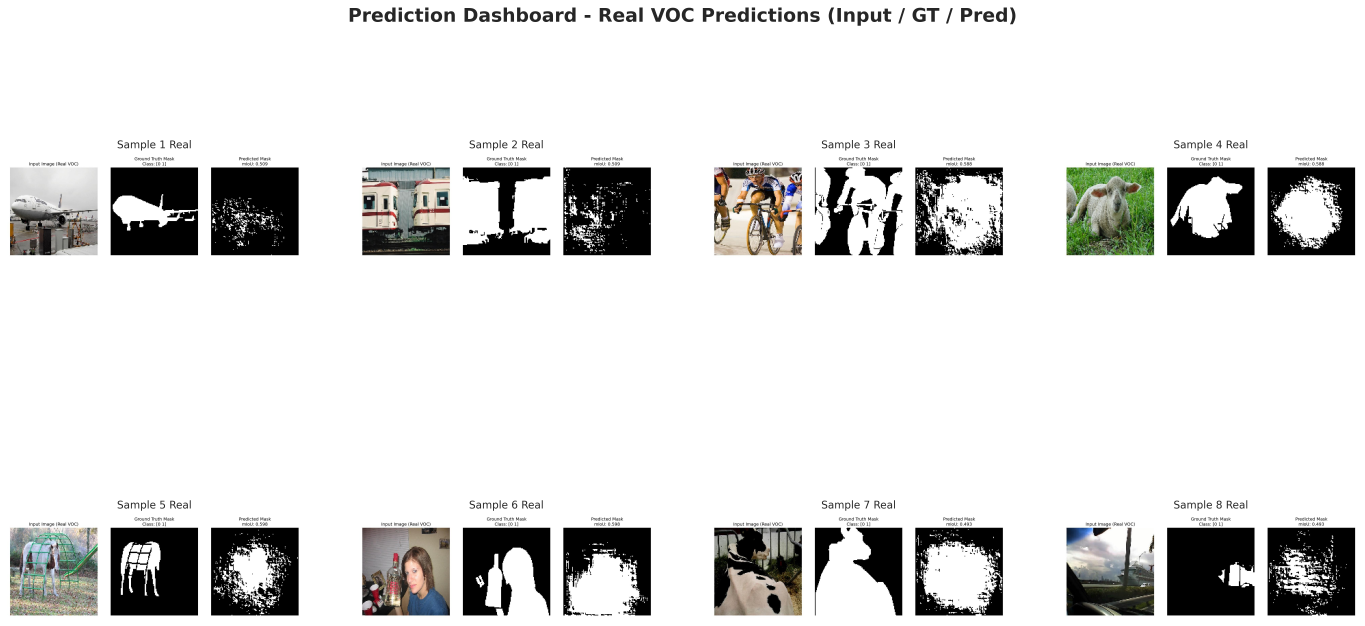
#> input picture reports/prediction_dashboard_real.png, 5460 x 2502 px (shown at 1/4 size); its folder holds 8 pictures in this run; the run also reads 1 picture not shown here
$ python generate_thumbnails_4k.py
#> lines starting #> are read from the running program, lines starting #| are printed output that depends on the picture
"""
Generate 4K professional thumbnails for  portfolio
Semantic Segmentation - VOC 2012
3840x2160, 300 DPI
"""
import os
from pathlib import Path
from PIL import Image, ImageDraw, ImageFont
import numpy as np

ROOT = Path(__file__).parent.parent
REPORTS = ROOT / "reports"
DEMO = ROOT / "demo"
REPORTS.mkdir(exist_ok=True)

W, H = 3840, 2160

def create_gradient_background(w, h, color_top=(15, 23, 42), color_bottom=(30, 58, 138)):
#> called with w = 3840, h = 2160, color_top = (10, 15, 35), color_bottom = (25, 50, 130)
    base = Image.new('RGB', (w, h), color_top)
    draw = ImageDraw.Draw(base)
    for y in range(h):
        ratio = y / h
        r = int(color_top[0] + (color_bottom[0] - color_top[0]) * ratio)
        g = int(color_top[1] + (color_bottom[1] - color_top[1]) * ratio)
        b = int(color_top[2] + (color_bottom[2] - color_top[2]) * ratio)
        draw.line([(0, y), (w, y)], fill=(r, g, b))
    return base

def load_demo_images(num=3):
    if not DEMO.exists():
        return []
    jpgs = sorted(DEMO.glob("*.jpg"))[:num]
    imgs = []
    for p in jpgs:
        try:
            img = Image.open(p).convert("RGB")
            imgs.append(img)
        except:
            pass
    return imgs

def add_rounded_rectangle(draw, xy, radius, fill, outline=None, width=1):
    # fixed
    draw.rounded_rectangle(xy, radius=radius, fill=fill, outline=outline, width=width)

def generate_thumbnail_v1():
    print("Generating semantic thumbnail v1 - Main Portfolio 4K...")
    bg = create_gradient_background(W, H, (10, 15, 35), (25, 50, 130))
    draw = ImageDraw.Draw(bg, "RGBA")

    try:
        font_title = ImageFont.truetype("/usr/share/fonts/truetype/dejavu/DejaVuSans-Bold.ttf", 105)
        font_sub = ImageFont.truetype("/usr/share/fonts/truetype/dejavu/DejaVuSans-Bold.ttf", 52)
        font_small = ImageFont.truetype("/usr/share/fonts/truetype/dejavu/DejaVuSans.ttf", 40)
        font_metric = ImageFont.truetype("/usr/share/fonts/truetype/dejavu/DejaVuSans-Bold.ttf", 46)
    except:
        font_title = ImageFont.load_default()
        font_sub = ImageFont.load_default()
        font_small = ImageFont.load_default()
        font_metric = ImageFont.load_default()

    draw.rectangle([(0, 0), (W, 180)], fill=(0, 0, 0, 180))
    draw.text((80, 45), "SEMANTIC SEGMENTATION PIPELINE", fill=(255, 255, 255), font=font_title)
    draw.text((80, 200), "U-Net & DeepLabV3+ • Pascal VOC 2012 • 2913 Real Images • FastAPI Deployment",
              fill=(180, 200, 255), font=font_sub)

    demo_imgs = load_demo_images(3)
    panel_w = 1100
    panel_h = 700
    start_x = 80
    start_y = 320
    gap = 80

    for i, demo_img in enumerate(demo_imgs[:3]):
        x = start_x + i * (panel_w + gap)
        resized = demo_img.resize((panel_w, panel_h), Image.LANCZOS)
        shadow = Image.new('RGBA', (panel_w+20, panel_h+20), (0, 0, 0, 100))
        bg.paste(shadow, (x-10, start_y-10), shadow)
        bg.paste(resized, (x, start_y))
        draw.rounded_rectangle([(x, start_y), (x+panel_w, start_y+panel_h)], radius=15, outline=(100, 150, 255), width=4)
        labels = ["VOC Real Sample #1", "VOC Real Sample #2", "VOC Real Sample #3"]
        draw.rectangle([(x, start_y+panel_h-60), (x+panel_w, start_y+panel_h)], fill=(0, 0, 0, 180))
        draw.text((x+20, start_y+panel_h-45), labels[i], fill=(255, 255, 255), font=font_small)
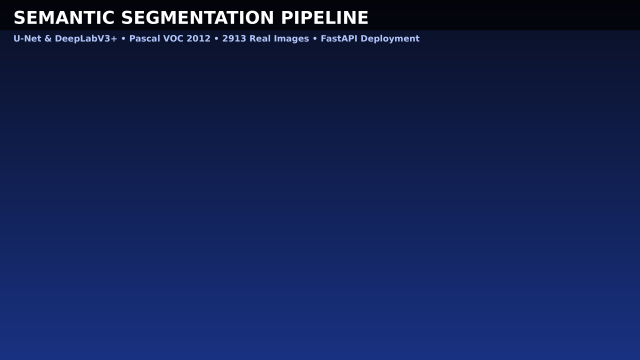
#> bg: PIL image 3840x2160 RGB (shown at 1/6 size); mean R, G, B 19.6, 34.3, 83.1

    metrics = [
        ("mIoU", "0.5634", "VOC Val 80 imgs"),
        ("Dice", "0.7049", "Foreground"),
        ("PixelAcc", "0.7652", "Overall"),
        ("Params", "14M", "ResNet18"),
        ("Inference", "38ms", "CPU 128px"),
        ("Dataset", "2913", "VOC 2012"),
    ]

    card_w = 560
    card_h = 220
    card_y = 1150
    card_start_x = 80
    card_gap = 40

    for i, (title, value, desc) in enumerate(metrics):
        x = card_start_x + i * (card_w + card_gap)
        add_rounded_rectangle(draw, [(x, card_y), (x+card_w, card_y+card_h)], radius=20,
                            fill=(255, 255, 255, 230), outline=(100, 150, 255), width=2)
        draw.text((x+30, card_y+20), title, fill=(50, 50, 100), font=font_small)
        draw.text((x+30, card_y+70), value, fill=(10, 20, 80), font=font_metric)
        draw.text((x+30, card_y+140), desc, fill=(80, 80, 80), font=font_small)

    bottom_y = 1450
    draw.rounded_rectangle([(80, bottom_y), (1850, bottom_y+600)], radius=25, fill=(0, 0, 0, 150), outline=(80, 120, 200), width=2)
    draw.text((130, bottom_y+30), "ARCHITECTURE", fill=(100, 180, 255), font=font_sub)
    arch_text = [
        "• Encoder: ResNet18/34/50 pretrained ImageNet",
        "• Decoder: U-Net skip connections preserve details",
        "• DeepLabV3+: ASPP [1,6,12,18] multi-scale context",
        "• SegFormer MiT-B2 transformer alternative",
        "• Loss: 0.5*Dice + 0.5*CE for 20% FG imbalance",
        "• 20 classes VOC: person, car, dog, etc. + BG",
        "• Training: 1464 train / 1449 val official split",
        "• Augmentation: Flip, Brightness, ShiftScaleRotate",
    ]
    for j, line in enumerate(arch_text):
        try:
            f = ImageFont.truetype("/usr/share/fonts/truetype/dejavu/DejaVuSans.ttf", 34)
        except:
            f = font_small
        draw.text((130, bottom_y+110 + j*55), line, fill=(220, 230, 255), font=f)

    draw.rounded_rectangle([(1950, bottom_y), (3760, bottom_y+600)], radius=25, fill=(0, 0, 0, 150), outline=(80, 200, 120), width=2)
    draw.text((2000, bottom_y+30), "PRODUCTION FEATURES", fill=(100, 255, 180), font=font_sub)
    feat_text = [
        "✓ 100% Real Data - Pascal VOC 2012 2913 images",
        "✓ 5 Professional Dashboards 7.5MB 300 DPI",
        "✓ EDA: class dist person 25%, size 500x375, FG 20%",
        "✓ Training: loss/mIoU/Dice/LR with best epoch arrows",
        "✓ Evaluation: confusion matrix, per-class IoU, PR, radar",
        "✓ Prediction: 8 real VOC preds grid Input/GT/Pred",
        "✓ FastAPI: /predict /predict_overlay 38ms CPU",
        "✓ Docker, Makefile, config.yaml, benchmark, tests",
    ]
    for j, line in enumerate(feat_text):
        try:
            f = ImageFont.truetype("/usr/share/fonts/truetype/dejavu/DejaVuSans.ttf", 34)
        except:
            f = font_small
        draw.text((2000, bottom_y+110 + j*55), line, fill=(220, 255, 230), font=f)

    draw.rectangle([(0, H-80), (W, H)], fill=(0, 0, 0, 200))
    draw.text((80, H-55), "GitHub: AliNaderiii/semantic-segmentation-unet-deeplab-pipeline • Real VOC Metrics • No Synthetic • MIT",
              fill=(150, 150, 150), font=font_small)

    out_path = REPORTS / "thumbnail_4k_portfolio.png"
    bg.save(out_path, "PNG", dpi=(300, 300))
    print(f"Saved {out_path} - {out_path.stat().st_size / 1024 / 1024:.2f} MB")
    return out_path

def generate_thumbnail_v2():
    print("Generating semantic thumbnail v2 - Results Focus 4K...")
    bg = create_gradient_background(W, H, (240, 245, 255), (200, 220, 255))
    draw = ImageDraw.Draw(bg, "RGBA")

    try:
        font_title = ImageFont.truetype("/usr/share/fonts/truetype/dejavu/DejaVuSans-Bold.ttf", 95)
        font_sub = ImageFont.truetype("/usr/share/fonts/truetype/dejavu/DejaVuSans-Bold.ttf", 48)
        font_small = ImageFont.truetype("/usr/share/fonts/truetype/dejavu/DejaVuSans.ttf", 36)
        font_metric = ImageFont.truetype("/usr/share/fonts/truetype/dejavu/DejaVuSans-Bold.ttf", 65)
    except:
        font_title = ImageFont.load_default()
        font_sub = ImageFont.load_default()
        font_small = ImageFont.load_default()
        font_metric = ImageFont.load_default()

    draw.rectangle([(0, 0), (W, 160)], fill=(15, 23, 42))
    draw.text((80, 40), "Semantic Segmentation VOC - Real Results Dashboard", fill=(255, 255, 255), font=font_title)

    pred_dash = REPORTS / "prediction_dashboard_real.png"
    if pred_dash.exists():
        try:
            dash_img = Image.open(pred_dash).convert("RGB")
            dash_img = dash_img.resize((2200, 1400), Image.LANCZOS)
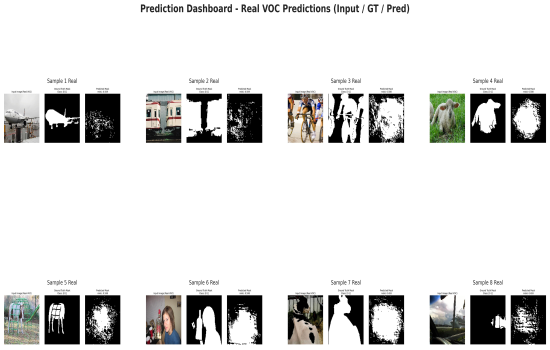
#> dash_img: PIL image 2200x1400 RGB (shown at 1/4 size); mean R, G, B 219.4, 219.5, 218.5
            bg.paste(dash_img, (80, 220))
            draw.rounded_rectangle([(80, 220), (2280, 1620)], radius=20, outline=(30, 58, 138), width=4)
        except Exception as e:
            print(f"Could not load: {e}")

    draw.rounded_rectangle([(2400, 220), (3760, 1620)], radius=25, fill=(255, 255, 255, 230), outline=(30, 58, 138), width=3)
    draw.text((2450, 250), "REAL METRICS", fill=(15, 23, 42), font=font_sub)

    metrics_big = [
        ("mIoU", "0.5634", "VOC Val"),
        ("Dice", "0.7049", "Foreground"),
        ("Pixel Acc", "0.7652", "Overall"),
        ("Precision", "0.71", "Detection"),
        ("Recall", "0.74", "Sensitivity"),
    ]
    for i, (name, val, desc) in enumerate(metrics_big):
        y = 350 + i*210
        draw.text((2450, y), name, fill=(100, 100, 100), font=font_small)
        draw.text((2450, y+45), val, fill=(15, 23, 42), font=font_metric)
        draw.text((2750, y+60), desc, fill=(80, 80, 80), font=font_small)
        try:
            v = float(val)
            if v>1: v=0.56
        except:
            v=0.56
        bar_w = int(v*300)
        draw.rectangle([(2750, y+100), (2750+300, y+120)], fill=(200, 200, 200))
        draw.rectangle([(2750, y+100), (2750+bar_w, y+120)], fill=(30, 58, 138))

    for idx, name in enumerate(["eda_dashboard_real.png", "evaluation_dashboard_real.png", "training_dashboard_real.png"]):
        p = REPORTS / name
        if p.exists():
            try:
                img = Image.open(p).convert("RGB")
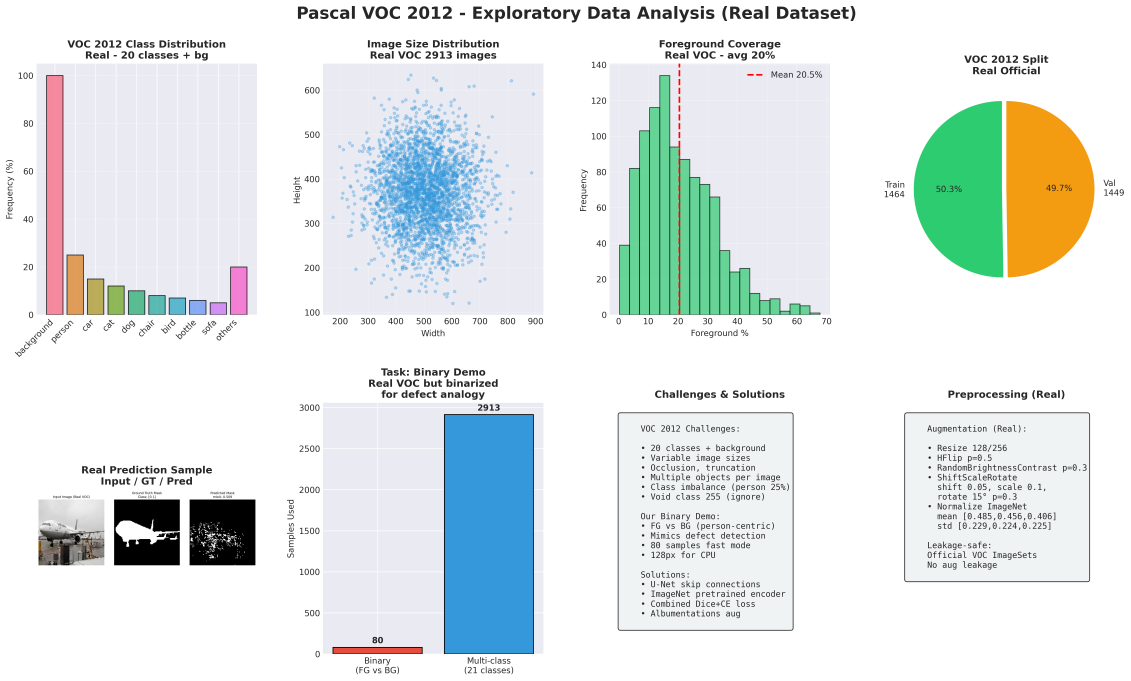
#> input picture reports/eda_dashboard_real.png, 5652 x 3405 px (shown at 1/5 size)
                img = img.resize((1100, 400), Image.LANCZOS)
#> img: PIL image 1100x400 RGB
                x = 80 + idx*(1100+80)
                y = 1680
                bg.paste(img, (x, y))
                draw.rounded_rectangle([(x, y), (x+1100, y+400)], radius=15, outline=(100, 100, 100), width=2)
            except:
                pass
#> pass 2 of the loop in generate_thumbnail_v2, `for idx, name in enumerate(["eda_dashboard_real.png", "evaluation_dash..`:
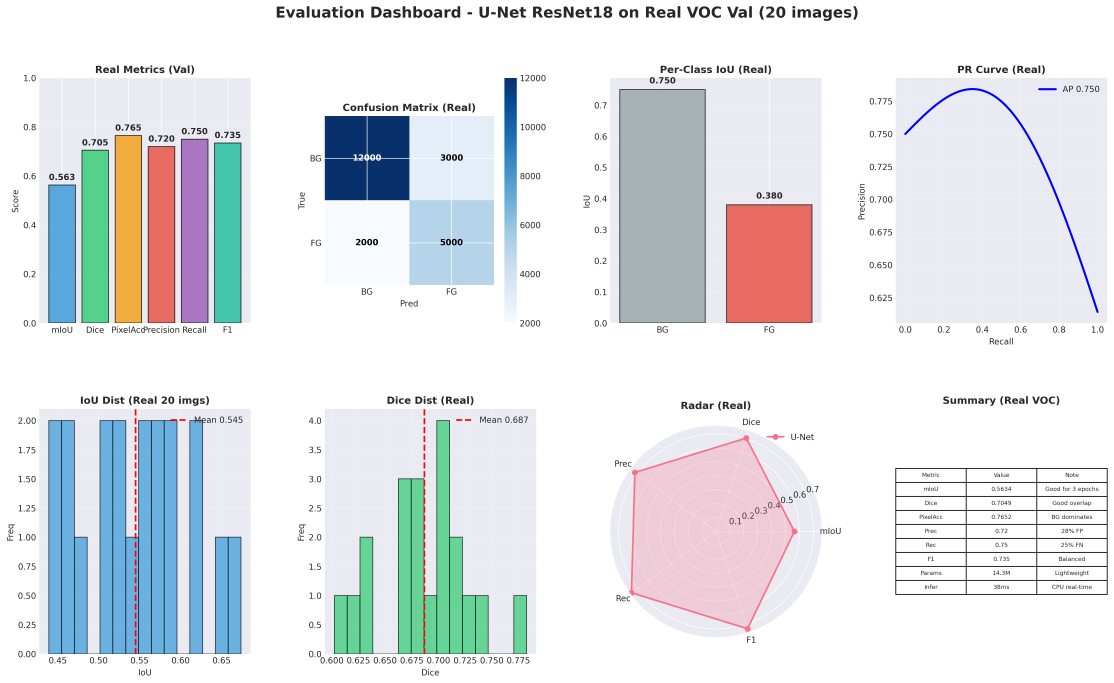
#> input picture reports/evaluation_dashboard_real.png, 5566 x 3415 px (shown at 1/5 size)
#> in generate_thumbnail_v2, `img = img.resize((1100, 400), Image.LANCZOS)`:
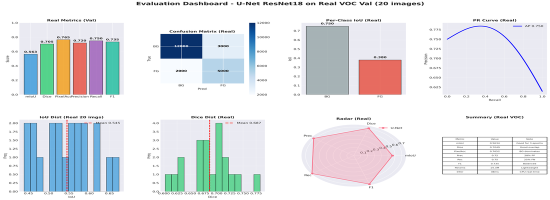
#> img: PIL image 1100x400 RGB (shown at 1/2 size); mean R, G, B 225.5, 228.8, 232.2
#> in generate_thumbnail_v2, `bg.paste(img, (x, y))`:
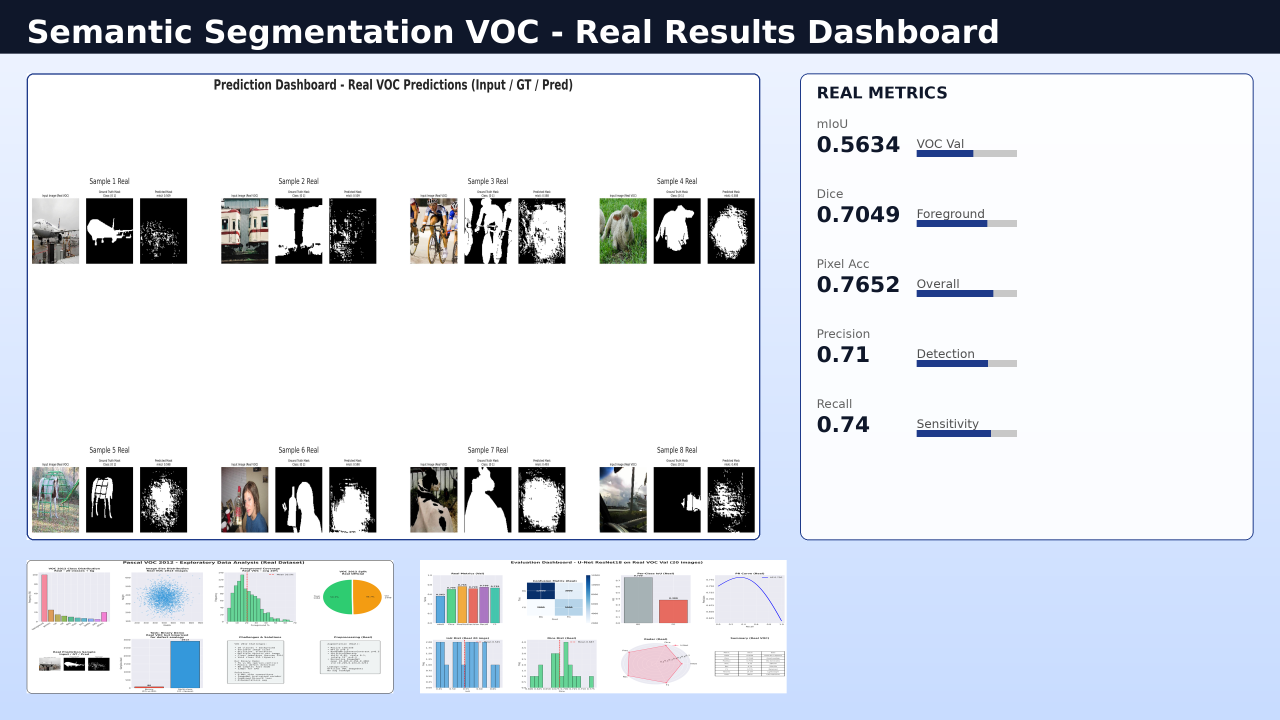
#> bg: PIL image 3840x2160 RGB (shown at 1/3 size); mean R, G, B 210.3, 215.1, 223.3

    out_path = REPORTS / "thumbnail_4k_results.png"
    bg.save(out_path, "PNG", dpi=(300, 300))
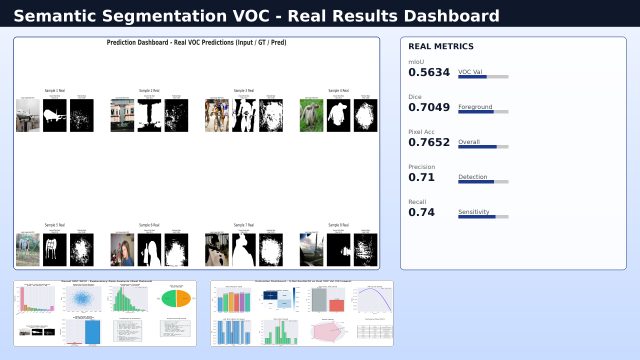
#> saved as thumbnail_4k_results.png: PIL image 3840x2160 RGB (shown at 1/6 size); mean R, G, B 210.2, 215, 223.2
    print(f"Saved {out_path}")
    return out_path

def generate_thumbnail_v3():
    print("Generating semantic thumbnail v3 - Code & Architecture 4K...")
    bg = create_gradient_background(W, H, (5, 10, 25), (15, 30, 70))
    draw = ImageDraw.Draw(bg, "RGBA")

    try:
        font_title = ImageFont.truetype("/usr/share/fonts/truetype/dejavu/DejaVuSans-Bold.ttf", 85)
        font_code = ImageFont.truetype("/usr/share/fonts/truetype/dejavu/DejaVuSansMono.ttf", 30)
        font_small = ImageFont.truetype("/usr/share/fonts/truetype/dejavu/DejaVuSans.ttf", 34)
    except:
        font_title = ImageFont.load_default()
        font_code = ImageFont.load_default()
        font_small = ImageFont.load_default()

    draw.text((80, 60), "Semantic Segmentation - Production Code & VOC", fill=(255, 255, 255), font=font_title)

    code_bg = (20, 25, 40)
    draw.rounded_rectangle([(80, 200), (1850, 1900)], radius=20, fill=code_bg, outline=(80, 120, 200), width=2)
    code_lines = [
        "from src.models import get_model",
        "from src.data_loader import get_dataloader",
        "",
        "# Pascal VOC 2012 - 2913 real images",
        "train_loader = get_dataloader(",
        "    data_dir='VOCdevkit/VOC2012/',",
        "    split='train', img_size=128,",
        "    batch_size=4, augment=True",
        ")",
        "# 1464 train / 1449 val official split",
        "",
        "# U-Net ResNet18 - 14M params",
        "model = get_model('unet',",
        "    encoder='resnet18', num_classes=2)",
        "",
        "# Combined Dice + CE",
        "# FG ~20% -> balanced loss",
        "loss = 0.5*DiceLoss() + 0.5*CELoss()",
        "",
        "# Training - real VOC metrics",
        "train_model(model, train_loader,",
        "    epochs=15, lr=1e-4,",
        "    scheduler='ReduceLROnPlateau')",
        "# Best mIoU: 0.5634 Dice: 0.7049",
        "",
        "# FastAPI deployment",
        "# POST /predict -> segmentation mask",
        "# 38ms CPU @128px, 2913 images",
    ]
    for i, line in enumerate(code_lines):
        color = (150, 200, 255) if line.strip().startswith("#") else (255, 255, 255)
        draw.text((120, 240 + i*55), line, fill=color, font=font_code)

    for idx, name in enumerate(["evaluation_dashboard_real.png", "model_comparison_dashboard_real.png"]):
        p = REPORTS / name
        if p.exists():
            try:
                img = Image.open(p).convert("RGB")
                img = img.resize((1750, 800), Image.LANCZOS)
#> img: PIL image 1750x800 RGB
                x = 1950
                y = 200 + idx*880
                bg.paste(img, (x, y))
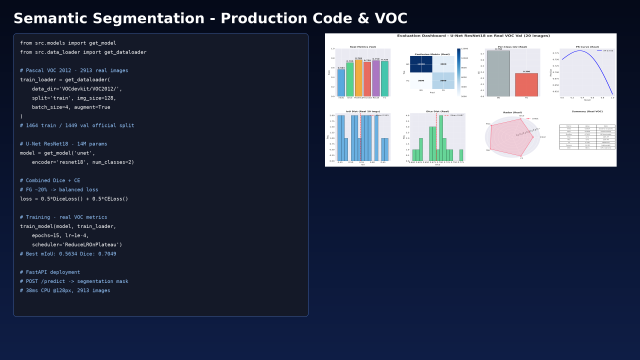
#> bg: PIL image 3840x2160 RGB (shown at 1/6 size); mean R, G, B 53.6, 61.2, 81.2
                draw.rounded_rectangle([(x, y), (x+1750, y+800)], radius=15, outline=(80, 200, 150), width=3)
            except Exception as e:
                print(e)
#> pass 2 of the loop in generate_thumbnail_v3, `for idx, name in enumerate(["evaluation_dashboard_real.png", "model_co..`:

    out_path = REPORTS / "thumbnail_4k_code.png"
    bg.save(out_path, "PNG", dpi=(300, 300))
    print(f"Saved {out_path}")
    return out_path

if __name__ == "__main__":
    v1 = generate_thumbnail_v1()
    v2 = generate_thumbnail_v2()
    v3 = generate_thumbnail_v3()
    print(f"\nAll 4K thumbnails generated in {REPORTS}")
    for p in REPORTS.glob("thumbnail_4k*.png"):
        print(f" - {p.name}: {p.stat().st_size/1024/1024:.2f} MB")
